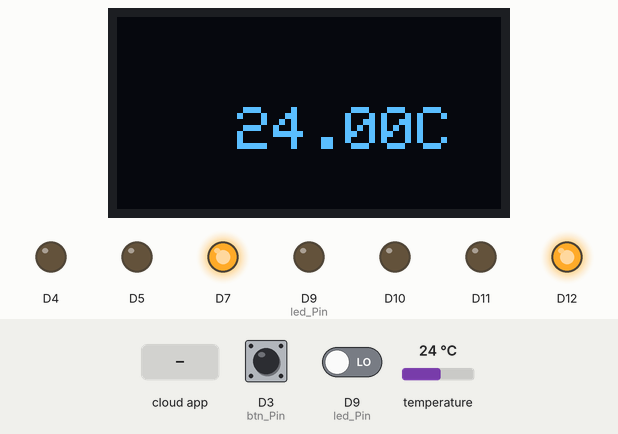
Bench run of a sketch on a simulated Arduino MKR. On the bench: 128×64 one-colour display, output pins drawn as LEDs (lit = HIGH). The test bench sets the inputs (shaded band); at power-on: D3 (btn_Pin) HIGH, temperature 24 °C, D9 (led_Pin) LOW. WiFi joins after 1.5 s; servers stay silent unless stated; the display library's start-up logo is not drawn; the Firebase database answers and starts empty; not simulated (calls return 0 or success): arduino_secrets.h; what the sketch prints to the serial monitor is not drawn.

Above: at 6.0 s.
6.1 s: D3 (btn_Pin) pulled LOW for 1.95 s
At 10.1 s:
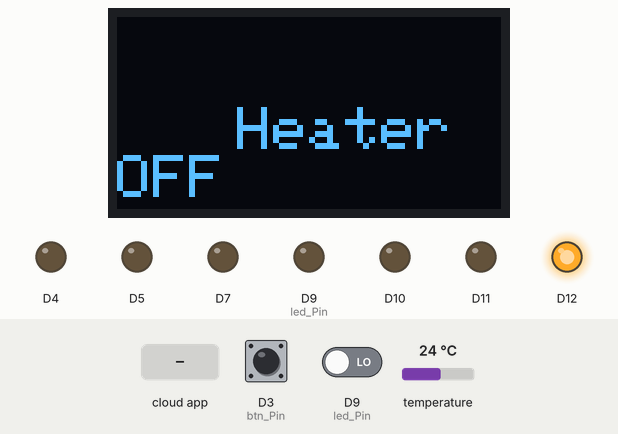
16.7 s: temperature set to 39.3 °C
25.3 s: temperature set to 40.4 °C
At 29.7 s:
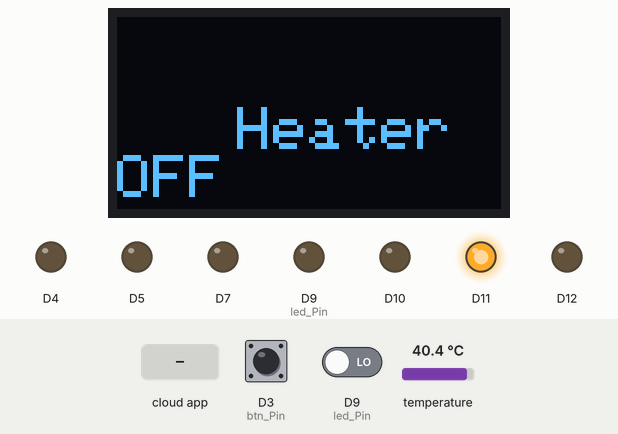
30.5 s: the phone or cloud app sets WarmFlag to true
At 39.0 s:
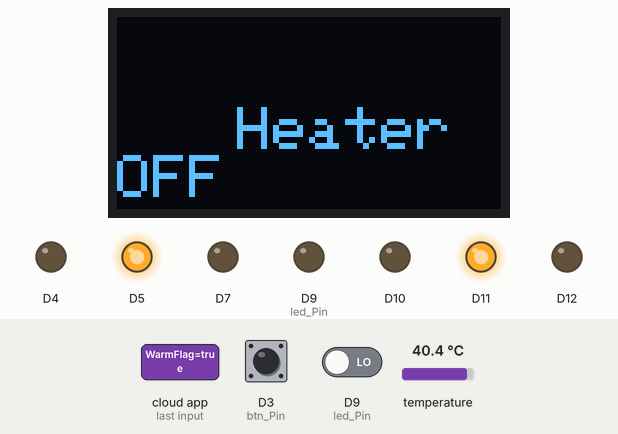
39.1 s: D9 (led_Pin) driven HIGH
47.7 s: temperature set to 12 °C
At 53.3 s:
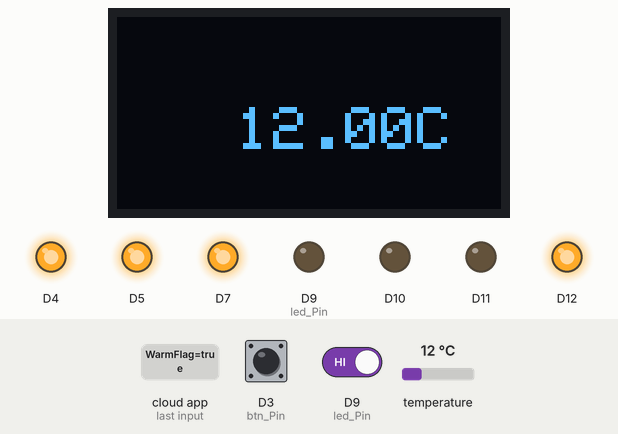
Timing chart, 0 to 54.5 s (numbered marks = the images above; inputs shaded):
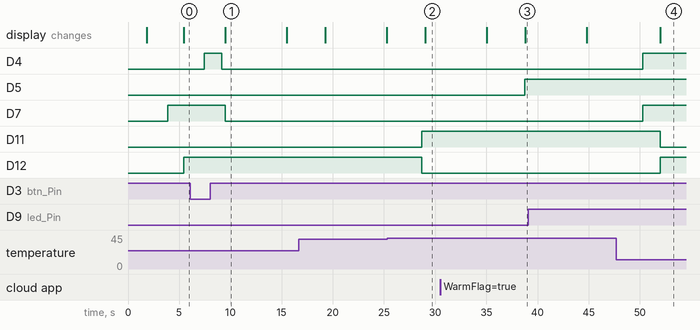

Measured:
- the behaviour switches between 40 and 40.1 °C on temperature (found by bisection; images 1 and 2)
- after the input at 6.1 s, D7: HIGH → LOW after 3.4 s; the display: changes after 3.4 s (image 1)
- after the input at 25.3 s, D11: LOW → HIGH after 3.4 s; D12: HIGH → LOW after 3.4 s
- after the input at 30.5 s, D5: LOW → HIGH after 8.3 s
- after the input at 47.7 s, D11: HIGH → LOW after 4.3 s; D12: LOW → HIGH after 4.3 s; the display: changes after 4.3 s (image 4)
- what the display in image 1 shows lasts 6.0 s, from 9.5 s to 15.5 s

The sketch:

Smart_Kettle.ino
```cpp
//! @file Smart_Kettle.ino
#include <WriteToScreen.h>
#include <TempSensor.h>
#include <LedPanel.h>
#include "arduino_secrets.h"
#include <Firebase_Arduino_WiFiNINA.h>

// Pins
const uint8_t btn_Pin = 3;
const uint8_t led_Pin = 9;
const uint8_t buzzer_Pin = 8;

// Globals
volatile bool heater_State = true;
float temperature = 0.0;
bool m_KeepWarmFlag = false;

WriteToScreen m_Screen;
TempSensor m_Sensor;
LedPanel m_LedPanel;
FirebaseData firebaseData;

String m_Path = "/ThermoBot/";

void setup()
{
  Serial.begin(9600);
  // put your setup code here, to run once:
  pinMode( btn_Pin, INPUT_PULLUP );
  pinMode( led_Pin, OUTPUT );
  pinMode( buzzer_Pin, OUTPUT );

  // Serial.print("Connecting to WiFi…");
  uint8_t status = WL_IDLE_STATUS;
  while (status != WL_CONNECTED) {
    status = WiFi.begin( WIFI_SSID, WIFI_PASSWORD );
    // Serial.print(".");
    delay(300);
  }
  //Serial.print(" IP: ");
  Serial.println( WiFi.localIP() );
  // Serial.println();

  Firebase.begin( FIREBASE_HOST, FIREBASE_AUTH, WIFI_SSID, WIFI_PASSWORD );
  Firebase.reconnectWiFi(true);

  digitalWrite( led_Pin, LOW );
  attachInterrupt( digitalPinToInterrupt( btn_Pin ), ToggleState, RISING );
  attachInterrupt( digitalPinToInterrupt( led_Pin ), ToggleState, RISING );

  m_Screen.SetupScreen();
  m_Sensor.SensorState( false );

}

void loop() {
  // put your main code here, to run repeatedly:

  if( Firebase.getString( firebaseData, m_Path + "WarmFlag/" ) )
  {
      if( firebaseData.dataType() == "string" )
      {
        String val = firebaseData.stringData();
        if( val == "true")
        {
          m_KeepWarmFlag = true;
        }
        else
        {
           m_KeepWarmFlag = false;
        }

        m_LedPanel.ControlKeepWarmLED( m_KeepWarmFlag );
        Serial.println( m_KeepWarmFlag );
      }
  }
  else
  {
    //Failed, then print out the error detail
    Serial.println( firebaseData.errorReason() );
  }


  if( heater_State == false )
  {
    m_Sensor.SensorState( true );
    m_Screen.ClearScreen();
    m_Screen.SendToScreen( "Heater OFF", (uint8_t)40, (uint8_t)30, 2 );


    delay(4000);
    digitalWrite( led_Pin, LOW );
    noTone( buzzer_Pin );

    String temp = String(temperature, 2);
    String msg = temp +"C\n";
    m_Screen.ClearScreen();
    m_Screen.SendToScreen( msg, (uint8_t)40, (uint8_t)30, 2 );

    temperature = m_Sensor.GetTemperature();
    FirebaseUpdateTemp( temperature );
    m_LedPanel.ControlTempLED( temperature );
    HandleTemp( false );
  }
  else
  {
    m_Sensor.SensorState( false );
    m_Screen.ClearScreen();
    temperature = m_Sensor.GetTemperature();
    FirebaseUpdateTemp( temperature );
    m_LedPanel.ControlTempLED( temperature );
    HandleTemp( true );

  }

  m_LedPanel.ControlPowerLED( heater_State );
  FirebaseUpdateState( heater_State );
}

//! Change the state upon interrup.
void ToggleState()
{
  heater_State = !heater_State;
}

//! Change the state based on temperature changes.
void HandleTemp( bool holdFlag )
{
  if( temperature >= 95.0 && holdFlag == true )
  {
    digitalWrite( led_Pin, HIGH );
    tone( buzzer_Pin, 1000 );
    m_Sensor.SensorState( true );
    m_Screen.DrawCoffeeAnimation( 50, 32, 0);
  }
  else if( m_KeepWarmFlag == true && (temperature <= 88.0 && temperature >= 80.0) )
  {
    heater_State = true;
    TurnHeaterOn();
  }
  else if( heater_State == true  )
  {
    TurnHeaterOn();
  }

}

//! Turn on the heater.
void TurnHeaterOn()
{
    String temp = String(temperature, 2);
    String msg = temp +"C\n";
    heater_State = true;
    m_Screen.ClearScreen();
    m_Screen.SendToScreen( msg, (uint8_t)40, (uint8_t)30, 2 );
    digitalWrite( led_Pin, LOW );
    noTone( buzzer_Pin );
    m_Sensor.SensorState( false );
}

//! Send the temperature data to database
void FirebaseUpdateTemp( float temp )
{
   if( Firebase.setFloat( firebaseData, m_Path + "Temp/", temp ) )
   {
        // We don't have to do anything here
   }
   else
   {
      Serial.println( firebaseData.errorReason() );
   }
}

//! Send the state data to database
void FirebaseUpdateState( bool state )
{
   if( Firebase.setBool( firebaseData, m_Path + "State/", state ) )
   {
        // We don't have to do anything here
   }
   else
   {
      Serial.println( firebaseData.errorReason() );
   }
}
```
